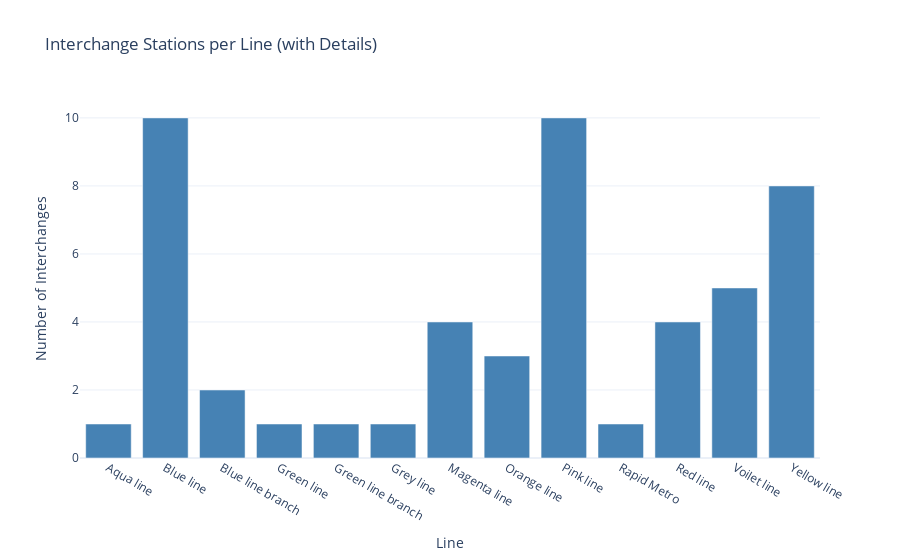

This figure's notebook cell:
### Code cell
metro_data["Interchange"] = metro_data["Station Name"].apply(lambda x: "Yes" if "Conn:" in x else "No")
metro_data["Clean Station Name"] = metro_data["Station Name"].str.replace(r"\[.*\]", "", regex=True).str.strip()
metro_data["Connected Lines"] = metro_data["Station Name"].str.extract(r"\[Conn:\s*(.*)\]", expand=False).fillna("None")
interchanges = metro_data[metro_data["Interchange"] == "Yes"]

interchange_summary = interchanges.groupby("Line").agg({
    "Clean Station Name": lambda x: ", ".join(x),
    "Connected Lines": lambda x: ", ".join(x),
    "Station ID": "count"
}).reset_index()


interchange_summary.columns = ["Line", "Stations", "Connected Lines", "Number of Interchanges"]
fig = px.bar(
    interchange_summary,
    x="Line",
    y="Number of Interchanges",
    title="Interchange Stations per Line (with Details)",
    color_discrete_sequence=["steelblue"],
    hover_data={
        "Stations": True,          
        "Connected Lines": True,   
        "Number of Interchanges": True,
        "Line": False
    }
)
fig.show()

### Figure 1 — Plotly figure (JSON) as saved in the notebook; plotly's stock layout.template omitted (floating-point values rounded to 4 significant figures)
{"data": [{"customdata": [["Noida Sector 51", "Blue"], ["Janak Puri West, Dwarka Sector 21(First station), Mayur Vihar Phase-1, Noida Sector 52, Rajouri Garden, Mandi House, Dwarka, Botanical Garden, Rajiv Chowk, Kirti Nagar", "Magenta, Orange, Pink, Aqua, Pink, Violet, Gray, Magenta, Yellow, Green"], ["Karkar Duma, Anand Vihar", "Pink, Pink"], ["Inderlok Conn:Red", "None"], ["Kirti Nagar", "Blue"], ["Dwarka", "Blue"], ["Kalkaji Mandir, Hauz Khas, Botanical Garden, Janak Puri West", "Violet, Yellow, Blue, Blue"], ["Dhaula Kuan, New Delhi-Airport Express, Dwarka Sector 21", "Pink, Yellow, Blue"], ["Welcome, Dilli Haat INA, Azadpur, Rajouri Garden, Netaji Subash Place, Anand Vihar, Mayur Vihar Phase-1, Lajpat Nagar, Karkar Duma, Durgabai Deshmukh South Campus", "Red, Yellow, Yellow, Blue, Red, Blue, Blue, Violet, Blue, Orange"], ["Sikandarpur", "Yellow"], ["Kashmere Gate, Welcome, Netaji Subash Place, Inderlok", "Violet,Yellow, Pink, Pink, Green"], ["Kashmere Gate, Central Secretariat, Kalkaji Mandir, Mandi House, Lajpat Nagar", "Yellow, Yellow, Magenta, Blue, Pink"], ["Central Secretariat, Sikandarpur, Rajiv Chowk, Kashmere Gate, New Delhi, Hauz Khas, Azadpur, Dilli Haat INA", "Violet, Rapid, Blue, Violet, Orange, Magenta, Pink, Pink"]], "hovertemplate": "Number of Interchanges=%{y}<br>Stations=%{customdata[0]}<br>Connected Lines=%{customdata[1]}<extra></extra>", "legendgroup": "", "marker": {"color": "steelblue", "pattern": {"shape": ""}}, "name": "", "orientation": "v", "showlegend": false, "textposition": "auto", "type": "bar", "x": ["Aqua line", "Blue line", "Blue line branch", "Green line", "Green line branch", "Grey line", "Magenta line", "Orange line", "Pink line", "Rapid Metro", "Red line", "Voilet line", "Yellow line"], "xaxis": "x", "y": [1, 10, 2, 1, 1, 1, 4, 3, 10, 1, 4, 5, 8], "yaxis": "y"}], "layout": {"barmode": "relative", "legend": {"tracegroupgap": 0}, "title": {"text": "Interchange Stations per Line (with Details)"}, "xaxis": {"anchor": "y", "domain": [0, 1], "title": {"text": "Line"}}, "yaxis": {"anchor": "x", "domain": [0, 1], "title": {"text": "Number of Interchanges"}}}}
